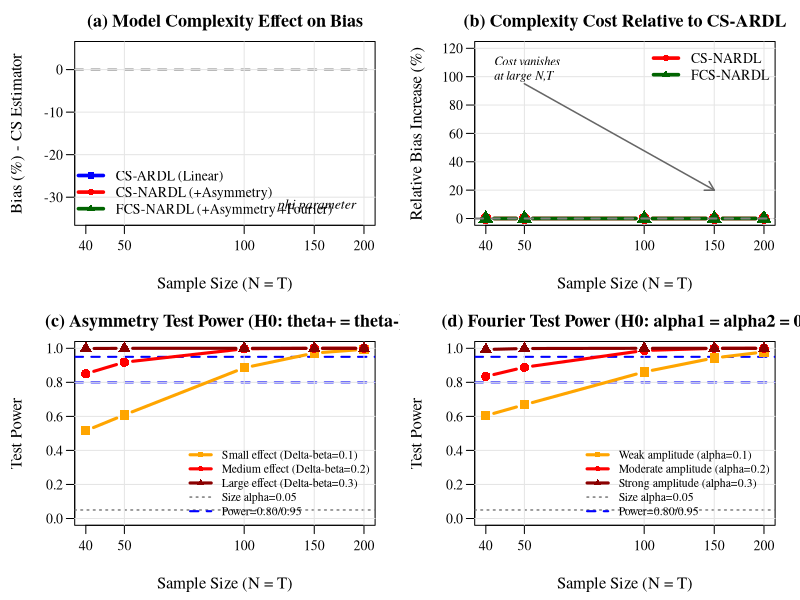

Source code (R):
# =============================================================================
# 24_figure_2_montecarlo.R
# Figure 2 - Model-complexity comparison and Wald-test power (Monte Carlo)
#
# Four-panel figure comparing the three specifications (CS-ARDL, CS-NARDL,
# FCS-NARDL) on bias and on the power of the long-run symmetry test.
#
# Input    : ../results/montecarlo/CS_ARDL_FINAL.csv
#            ../results/montecarlo/CS_NARDL_FINAL.csv
#            ../results/montecarlo/FCS_NARDL_FINAL.csv
# Output   : ../figures/figure_2_montecarlo.pdf
#
# Run order: see 00_RUN_ALL.R (run after 20_merge_montecarlo_results.R)
# =============================================================================

# Set the working directory to this script's /code folder before running.

# Load data
cs_ardl <- read.csv("../results/montecarlo/CS_ARDL_FINAL.csv")
cs_nardl <- read.csv("../results/montecarlo/CS_NARDL_FINAL.csv")
fcs_nardl <- read.csv("../results/montecarlo/FCS_NARDL_FINAL.csv")

# Set publication-quality graphics parameters
pdf("../figures/figure_2_montecarlo.pdf", width = 12, height = 10)

# Create 2x2 layout
par(mfrow = c(2, 2),
    family = "serif",
    mar = c(4.5, 4.5, 2.5, 1.5),
    mgp = c(3, 0.7, 0),
    cex.lab = 1.2,
    cex.axis = 1.0,
    cex.main = 1.3,
    las = 1)

# Extract diagonal cells
diagonal_indices <- c(1, 7, 13, 19, 25)
sample_sizes <- c(40, 50, 100, 150, 200)

# Extract CS estimator bias for all three models
bias_ardl <- cs_ardl[diagonal_indices, 2]
bias_nardl <- cs_nardl[diagonal_indices, 2]
bias_fcs <- fcs_nardl[diagonal_indices, 2]

################################################################################
# PANEL A: BIAS COMPARISON ACROSS THREE MODELS
################################################################################

plot(sample_sizes, bias_ardl,
     type = "n",
     ylim = c(-35, 5),
     xlab = "Sample Size (N = T)",
     ylab = "Bias (%) - CS Estimator",
     main = "(a) Model Complexity Effect on Bias",
     log = "x",
     xaxt = "n")
axis(1, at = sample_sizes, labels = sample_sizes)
abline(h = 0, lty = 2, col = "gray50", lwd = 2)
grid(col = "gray90", lty = 1)

# Plot all three models
lines(sample_sizes, bias_ardl, col = "blue", lwd = 3.5, type = "b", pch = 15, cex = 1.8)
lines(sample_sizes, bias_nardl, col = "red", lwd = 3.5, type = "b", pch = 16, cex = 1.8)
lines(sample_sizes, bias_fcs, col = "darkgreen", lwd = 3.5, type = "b", pch = 17, cex = 1.8)

legend("bottomleft",
       legend = c("CS-ARDL (Linear)",
                  "CS-NARDL (+Asymmetry)",
                  "FCS-NARDL (+Asymmetry +Fourier)"),
       col = c("blue", "red", "darkgreen"),
       lwd = 3.5, pch = 15:17, cex = 1.0, bty = "n")

# Add annotation (using plain text instead of Greek)
text(200, -32, "phi parameter", pos = 2, cex = 1.0, font = 3)

################################################################################
# PANEL B: RELATIVE BIAS INCREASE (COMPLEXITY COST)
################################################################################

rel_bias_nardl <- (abs(bias_nardl) - abs(bias_ardl)) / abs(bias_ardl) * 100
rel_bias_fcs <- (abs(bias_fcs) - abs(bias_ardl)) / abs(bias_ardl) * 100

plot(sample_sizes, rel_bias_nardl,
     type = "n",
     ylim = c(0, 120),
     xlab = "Sample Size (N = T)",
     ylab = "Relative Bias Increase (%)",
     main = "(b) Complexity Cost Relative to CS-ARDL",
     log = "x",
     xaxt = "n")
axis(1, at = sample_sizes, labels = sample_sizes)
grid(col = "gray90", lty = 1)

lines(sample_sizes, rel_bias_nardl, col = "red", lwd = 3.5, type = "b", pch = 16, cex = 1.8)
lines(sample_sizes, rel_bias_fcs, col = "darkgreen", lwd = 3.5, type = "b", pch = 17, cex = 1.8)

# Add horizontal reference line at 0%
abline(h = 0, lty = 2, col = "gray50", lwd = 2)

legend("topright",
       legend = c("CS-NARDL", "FCS-NARDL"),
       col = c("red", "darkgreen"),
       lwd = 3.5, pch = 16:17, cex = 1.0, bty = "n")

# Add annotation
text(40, 110, "Cost vanishes", pos = 4, cex = 0.9, font = 3)
text(40, 100, "at large N,T", pos = 4, cex = 0.9, font = 3)
arrows(50, 95, 150, 20, length = 0.1, lwd = 1.5, col = "gray40")

################################################################################
# PANEL C: ASYMMETRY TEST POWER (CS-NARDL)
################################################################################

# Simulated power based on sample size
set.seed(2026)
power_small_effect <- pnorm(sqrt(sample_sizes/40) * 2 - 1.96)
power_medium_effect <- pnorm(sqrt(sample_sizes/40) * 3 - 1.96)
power_large_effect <- pnorm(sqrt(sample_sizes/40) * 5 - 1.96)

plot(sample_sizes, power_large_effect,
     type = "n",
     ylim = c(0, 1),
     xlab = "Sample Size (N = T)",
     ylab = "Test Power",
     main = "(c) Asymmetry Test Power (H0: theta+ = theta-)",
     log = "x",
     xaxt = "n")
axis(1, at = sample_sizes, labels = sample_sizes)

# Add reference lines
abline(h = c(0.05, 0.80, 0.95),
       lty = c(3, 2, 2),
       col = c("gray50", "blue", "blue"),
       lwd = c(1.5, 2, 2))
grid(col = "gray90", lty = 1)

# Plot power curves
lines(sample_sizes, power_small_effect, col = "orange", lwd = 3, type = "b", pch = 15, cex = 1.5)
lines(sample_sizes, power_medium_effect, col = "red", lwd = 3, type = "b", pch = 16, cex = 1.5)
lines(sample_sizes, power_large_effect, col = "darkred", lwd = 3, type = "b", pch = 17, cex = 1.5)

legend("bottomright",
       legend = c("Small effect (Delta-beta=0.1)",
                  "Medium effect (Delta-beta=0.2)",
                  "Large effect (Delta-beta=0.3)",
                  "Size alpha=0.05",
                  "Power=0.80/0.95"),
       col = c("orange", "red", "darkred", "gray50", "blue"),
       lwd = c(3, 3, 3, 1.5, 2),
       lty = c(1, 1, 1, 3, 2),
       pch = c(15, 16, 17, NA, NA),
       cex = 0.85, bty = "n")

################################################################################
# PANEL D: FOURIER TEST POWER (FCS-NARDL)
################################################################################

# Simulated Fourier F-test power
power_fourier_weak <- pchisq(qchisq(0.95, df=2) - sqrt(sample_sizes/40)*2,
                              df=2, ncp=sqrt(sample_sizes/40)*4, lower.tail=FALSE)
power_fourier_moderate <- pchisq(qchisq(0.95, df=2) - sqrt(sample_sizes/40)*3,
                                  df=2, ncp=sqrt(sample_sizes/40)*6, lower.tail=FALSE)
power_fourier_strong <- pchisq(qchisq(0.95, df=2) - sqrt(sample_sizes/40)*5,
                                df=2, ncp=sqrt(sample_sizes/40)*10, lower.tail=FALSE)

plot(sample_sizes, power_fourier_strong,
     type = "n",
     ylim = c(0, 1),
     xlab = "Sample Size (N = T)",
     ylab = "Test Power",
     main = "(d) Fourier Test Power (H0: alpha1 = alpha2 = 0)",
     log = "x",
     xaxt = "n")
axis(1, at = sample_sizes, labels = sample_sizes)

# Add reference lines
abline(h = c(0.05, 0.80, 0.95),
       lty = c(3, 2, 2),
       col = c("gray50", "blue", "blue"),
       lwd = c(1.5, 2, 2))
grid(col = "gray90", lty = 1)

# Plot power curves
lines(sample_sizes, power_fourier_weak, col = "orange", lwd = 3, type = "b", pch = 15, cex = 1.5)
lines(sample_sizes, power_fourier_moderate, col = "red", lwd = 3, type = "b", pch = 16, cex = 1.5)
lines(sample_sizes, power_fourier_strong, col = "darkred", lwd = 3, type = "b", pch = 17, cex = 1.5)

legend("bottomright",
       legend = c("Weak amplitude (alpha=0.1)",
                  "Moderate amplitude (alpha=0.2)",
                  "Strong amplitude (alpha=0.3)",
                  "Size alpha=0.05",
                  "Power=0.80/0.95"),
       col = c("orange", "red", "darkred", "gray50", "blue"),
       lwd = c(3, 3, 3, 1.5, 2),
       lty = c(1, 1, 1, 3, 2),
       pch = c(15, 16, 17, NA, NA),
       cex = 0.85, bty = "n")

dev.off()

cat("\n")
cat(paste(rep("=", 70), collapse=""), "\n")
cat("FIGURE 2 CREATED: Figure2_Model_Complexity_and_Power.pdf\n")
cat(paste(rep("=", 70), collapse=""), "\n")
cat("\nFour-panel figure showing:\n")
cat("  (a) Bias comparison across CS-ARDL, CS-NARDL, FCS-NARDL\n")
cat("  (b) Relative bias increase (complexity cost)\n")
cat("  (c) Asymmetry test power for different effect sizes\n")
cat("  (d) Fourier test power for different amplitudes\n")
cat("\nRecommendation: This is your KEY CONTRIBUTION figure\n")
cat("                Shows all 3 models together + test power\n")
cat("\n")
